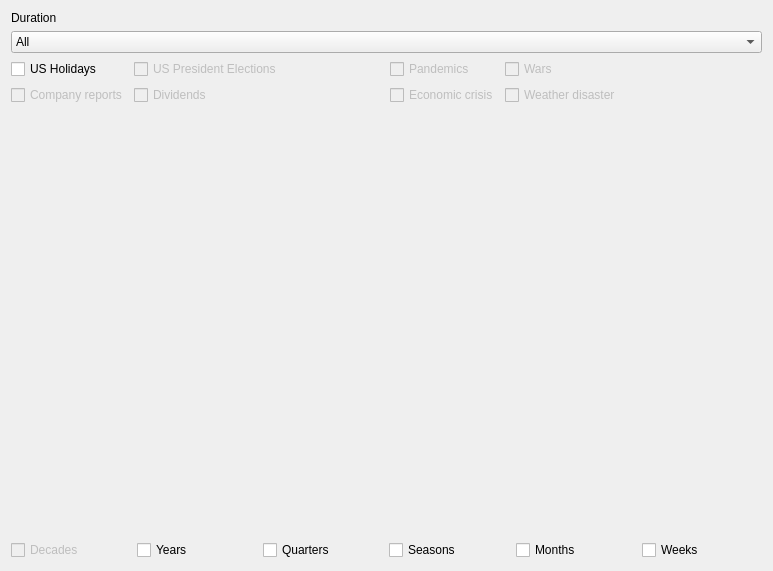
<?xml version="1.0" encoding="UTF-8"?>
<ui version="4.0">
 <class>Form</class>
 <widget class="QWidget" name="Form">
  <property name="geometry">
   <rect>
    <x>0</x>
    <y>0</y>
    <width>773</width>
    <height>571</height>
   </rect>
  </property>
  <property name="sizePolicy">
   <sizepolicy hsizetype="Preferred" vsizetype="Fixed">
    <horstretch>0</horstretch>
    <verstretch>0</verstretch>
   </sizepolicy>
  </property>
  <property name="windowTitle">
   <string>Form</string>
  </property>
  <layout class="QGridLayout" name="gridLayout_2">
   <item row="4" column="0" colspan="2">
    <layout class="QHBoxLayout" name="horizontalLayout_2">
     <item>
      <widget class="QCheckBox" name="decadesCheckbox">
       <property name="enabled">
        <bool>false</bool>
       </property>
       <property name="text">
        <string>Decades</string>
       </property>
      </widget>
     </item>
     <item>
      <widget class="QCheckBox" name="yearsCheckbox">
       <property name="text">
        <string>Years</string>
       </property>
      </widget>
     </item>
     <item>
      <widget class="QCheckBox" name="quartersCheckbox">
       <property name="text">
        <string>Quarters</string>
       </property>
      </widget>
     </item>
     <item>
      <widget class="QCheckBox" name="seasonsCheckbox">
       <property name="text">
        <string>Seasons</string>
       </property>
      </widget>
     </item>
     <item>
      <widget class="QCheckBox" name="monthsCheckbox">
       <property name="text">
        <string>Months</string>
       </property>
      </widget>
     </item>
     <item>
      <widget class="QCheckBox" name="weeksCheckbox">
       <property name="text">
        <string>Weeks</string>
       </property>
      </widget>
     </item>
    </layout>
   </item>
   <item row="6" column="0" colspan="2">
    <layout class="QGridLayout" name="chartBox">
     <property name="sizeConstraint">
      <enum>QLayout::SetMaximumSize</enum>
     </property>
    </layout>
   </item>
   <item row="3" column="1">
    <layout class="QFormLayout" name="formLayout_2">
     <property name="sizeConstraint">
      <enum>QLayout::SetMaximumSize</enum>
     </property>
     <item row="0" column="0">
      <widget class="QCheckBox" name="checkBox_3">
       <property name="enabled">
        <bool>false</bool>
       </property>
       <property name="text">
        <string>Pandemics</string>
       </property>
      </widget>
     </item>
     <item row="0" column="1">
      <widget class="QCheckBox" name="checkBox_4">
       <property name="enabled">
        <bool>false</bool>
       </property>
       <property name="text">
        <string>Wars</string>
       </property>
      </widget>
     </item>
     <item row="1" column="0">
      <widget class="QCheckBox" name="checkBox_5">
       <property name="enabled">
        <bool>false</bool>
       </property>
       <property name="text">
        <string>Economic crisis</string>
       </property>
      </widget>
     </item>
     <item row="1" column="1">
      <widget class="QCheckBox" name="checkBox_7">
       <property name="enabled">
        <bool>false</bool>
       </property>
       <property name="text">
        <string>Weather disaster</string>
       </property>
      </widget>
     </item>
    </layout>
   </item>
   <item row="3" column="0">
    <layout class="QFormLayout" name="formLayout">
     <item row="0" column="0">
      <widget class="QCheckBox" name="usHolidaysCheckBox">
       <property name="text">
        <string>US Holidays</string>
       </property>
      </widget>
     </item>
     <item row="0" column="1">
      <widget class="QCheckBox" name="checkBox_2">
       <property name="enabled">
        <bool>false</bool>
       </property>
       <property name="text">
        <string>US President Elections</string>
       </property>
      </widget>
     </item>
     <item row="1" column="0">
      <widget class="QCheckBox" name="checkBox_6">
       <property name="enabled">
        <bool>false</bool>
       </property>
       <property name="text">
        <string>Company reports</string>
       </property>
      </widget>
     </item>
     <item row="1" column="1">
      <widget class="QCheckBox" name="checkBox">
       <property name="enabled">
        <bool>false</bool>
       </property>
       <property name="text">
        <string>Dividends</string>
       </property>
      </widget>
     </item>
    </layout>
   </item>
   <item row="0" column="0" colspan="2">
    <layout class="QHBoxLayout" name="horizontalLayout">
     <item>
      <layout class="QVBoxLayout" name="verticalLayout_2">
       <item>
        <widget class="QLabel" name="label_2">
         <property name="sizePolicy">
          <sizepolicy hsizetype="Fixed" vsizetype="Fixed">
           <horstretch>0</horstretch>
           <verstretch>0</verstretch>
          </sizepolicy>
         </property>
         <property name="text">
          <string>Duration</string>
         </property>
        </widget>
       </item>
       <item>
        <widget class="QComboBox" name="durationComboBox">
         <property name="sizePolicy">
          <sizepolicy hsizetype="Preferred" vsizetype="Fixed">
           <horstretch>0</horstretch>
           <verstretch>0</verstretch>
          </sizepolicy>
         </property>
         <property name="currentText">
          <string>1 year</string>
         </property>
         <item>
          <property name="text">
           <string>All</string>
          </property>
         </item>
         <item>
          <property name="text">
           <string>20 years</string>
          </property>
         </item>
         <item>
          <property name="text">
           <string>10 years</string>
          </property>
         </item>
         <item>
          <property name="text">
           <string>5 years</string>
          </property>
         </item>
         <item>
          <property name="text">
           <string>1 year</string>
          </property>
         </item>
         <item>
          <property name="text">
           <string>1 quarter</string>
          </property>
         </item>
         <item>
          <property name="text">
           <string>1 month</string>
          </property>
         </item>
         <item>
          <property name="text">
           <string>1 week</string>
          </property>
         </item>
        </widget>
       </item>
      </layout>
     </item>
    </layout>
   </item>
   <item row="5" column="0" colspan="2">
    <layout class="QGridLayout" name="returnsChartBox"/>
   </item>
  </layout>
 </widget>
 <resources/>
 <connections/>
</ui>
